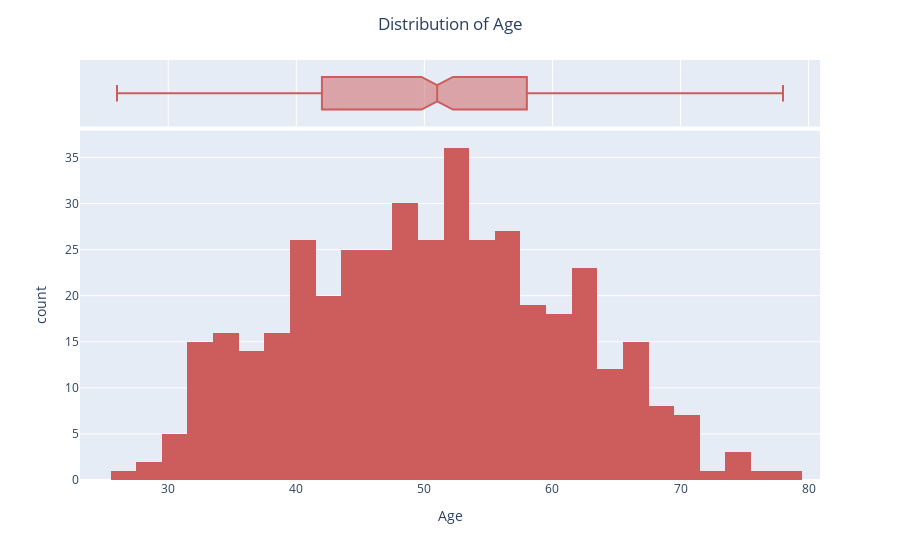
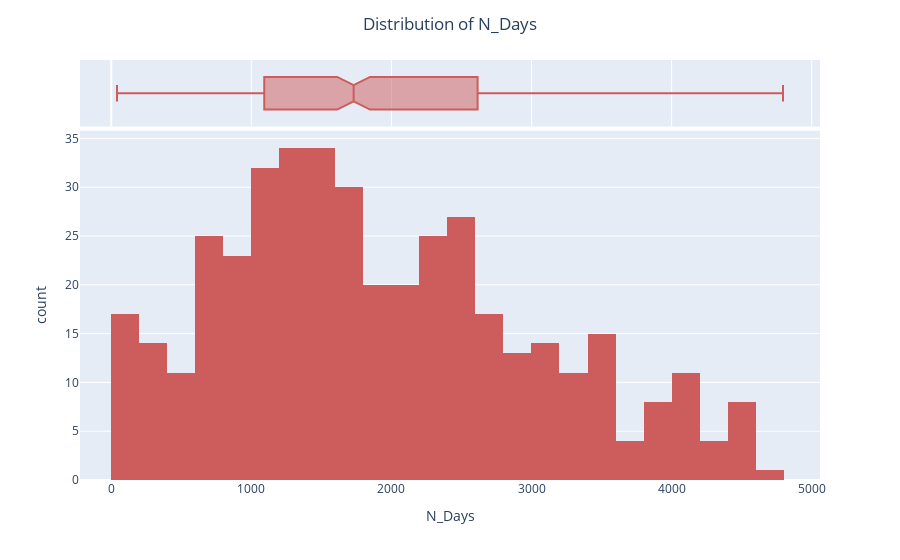
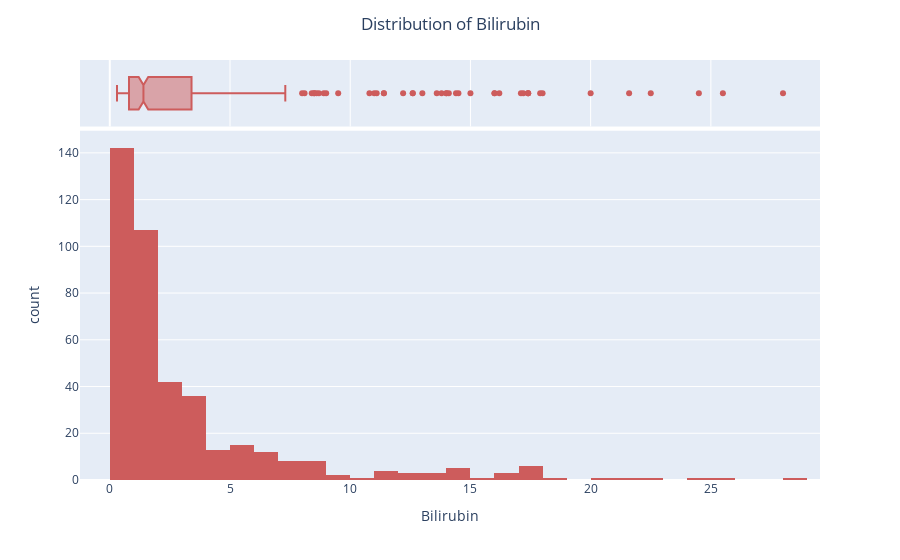
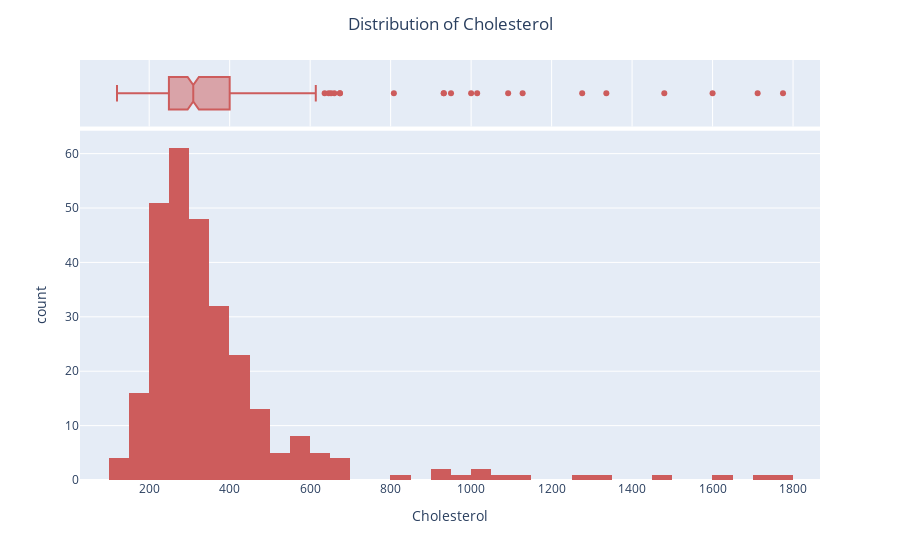

Notebook code cell kept with these figures, in order:
### Code cell
distribution_plots(df, numerical_features)

### Figure 1 — Plotly figure (JSON) as saved in the notebook; plotly's stock layout.template omitted (floating-point values rounded to 4 significant figures; data arrays with more than 128 entries replaced by an {"elided": "..."} marker saying what was removed)
{"data": [{"alignmentgroup": "True", "bingroup": "x", "hovertemplate": "Age=%{x}<br>count=%{y}<extra></extra>", "legendgroup": "", "marker": {"color": "indianred", "pattern": {"shape": ""}}, "name": "", "offsetgroup": "", "orientation": "v", "showlegend": false, "type": "histogram", "x": {"elided": "418 int values"}, "xaxis": "x", "yaxis": "y"}, {"alignmentgroup": "True", "hovertemplate": "Age=%{x}<extra></extra>", "legendgroup": "", "marker": {"color": "indianred"}, "name": "", "notched": true, "offsetgroup": "", "showlegend": false, "type": "box", "x": {"elided": "418 int values"}, "xaxis": "x2", "yaxis": "y2"}], "layout": {"barmode": "relative", "legend": {"tracegroupgap": 0}, "margin": {"t": 60}, "title": {"text": "Distribution of Age", "x": 0.5}, "xaxis": {"anchor": "y", "domain": [0, 1], "title": {"text": "Age"}}, "xaxis2": {"anchor": "y2", "domain": [0, 1], "matches": "x", "showgrid": true, "showticklabels": false}, "yaxis": {"anchor": "x", "domain": [0, 0.8316], "title": {"text": "count"}}, "yaxis2": {"anchor": "x2", "domain": [0.8416, 1], "matches": "y2", "showgrid": false, "showline": false, "showticklabels": false, "ticks": ""}}}

### Figure 2 — Plotly figure (JSON) as saved in the notebook; plotly's stock layout.template omitted (floating-point values rounded to 4 significant figures; data arrays with more than 128 entries replaced by an {"elided": "..."} marker saying what was removed)
{"data": [{"alignmentgroup": "True", "bingroup": "x", "hovertemplate": "N_Days=%{x}<br>count=%{y}<extra></extra>", "legendgroup": "", "marker": {"color": "indianred", "pattern": {"shape": ""}}, "name": "", "offsetgroup": "", "orientation": "v", "showlegend": false, "type": "histogram", "x": {"elided": "418 int values"}, "xaxis": "x", "yaxis": "y"}, {"alignmentgroup": "True", "hovertemplate": "N_Days=%{x}<extra></extra>", "legendgroup": "", "marker": {"color": "indianred"}, "name": "", "notched": true, "offsetgroup": "", "showlegend": false, "type": "box", "x": {"elided": "418 int values"}, "xaxis": "x2", "yaxis": "y2"}], "layout": {"barmode": "relative", "legend": {"tracegroupgap": 0}, "margin": {"t": 60}, "title": {"text": "Distribution of N_Days", "x": 0.5}, "xaxis": {"anchor": "y", "domain": [0, 1], "title": {"text": "N_Days"}}, "xaxis2": {"anchor": "y2", "domain": [0, 1], "matches": "x", "showgrid": true, "showticklabels": false}, "yaxis": {"anchor": "x", "domain": [0, 0.8316], "title": {"text": "count"}}, "yaxis2": {"anchor": "x2", "domain": [0.8416, 1], "matches": "y2", "showgrid": false, "showline": false, "showticklabels": false, "ticks": ""}}}

### Figure 3 — Plotly figure (JSON) as saved in the notebook; plotly's stock layout.template omitted (floating-point values rounded to 4 significant figures; data arrays with more than 128 entries replaced by an {"elided": "..."} marker saying what was removed)
{"data": [{"alignmentgroup": "True", "bingroup": "x", "hovertemplate": "Bilirubin=%{x}<br>count=%{y}<extra></extra>", "legendgroup": "", "marker": {"color": "indianred", "pattern": {"shape": ""}}, "name": "", "offsetgroup": "", "orientation": "v", "showlegend": false, "type": "histogram", "x": {"elided": "418 float values"}, "xaxis": "x", "yaxis": "y"}, {"alignmentgroup": "True", "hovertemplate": "Bilirubin=%{x}<extra></extra>", "legendgroup": "", "marker": {"color": "indianred"}, "name": "", "notched": true, "offsetgroup": "", "showlegend": false, "type": "box", "x": {"elided": "418 float values"}, "xaxis": "x2", "yaxis": "y2"}], "layout": {"barmode": "relative", "legend": {"tracegroupgap": 0}, "margin": {"t": 60}, "title": {"text": "Distribution of Bilirubin", "x": 0.5}, "xaxis": {"anchor": "y", "domain": [0, 1], "title": {"text": "Bilirubin"}}, "xaxis2": {"anchor": "y2", "domain": [0, 1], "matches": "x", "showgrid": true, "showticklabels": false}, "yaxis": {"anchor": "x", "domain": [0, 0.8316], "title": {"text": "count"}}, "yaxis2": {"anchor": "x2", "domain": [0.8416, 1], "matches": "y2", "showgrid": false, "showline": false, "showticklabels": false, "ticks": ""}}}

### Figure 4 — Plotly figure (JSON) as saved in the notebook; plotly's stock layout.template omitted (floating-point values rounded to 4 significant figures; data arrays with more than 128 entries replaced by an {"elided": "..."} marker saying what was removed)
{"data": [{"alignmentgroup": "True", "bingroup": "x", "hovertemplate": "Cholesterol=%{x}<br>count=%{y}<extra></extra>", "legendgroup": "", "marker": {"color": "indianred", "pattern": {"shape": ""}}, "name": "", "offsetgroup": "", "orientation": "v", "showlegend": false, "type": "histogram", "x": {"elided": "418 int values"}, "xaxis": "x", "yaxis": "y"}, {"alignmentgroup": "True", "hovertemplate": "Cholesterol=%{x}<extra></extra>", "legendgroup": "", "marker": {"color": "indianred"}, "name": "", "notched": true, "offsetgroup": "", "showlegend": false, "type": "box", "x": {"elided": "418 int values"}, "xaxis": "x2", "yaxis": "y2"}], "layout": {"barmode": "relative", "legend": {"tracegroupgap": 0}, "margin": {"t": 60}, "title": {"text": "Distribution of Cholesterol", "x": 0.5}, "xaxis": {"anchor": "y", "domain": [0, 1], "title": {"text": "Cholesterol"}}, "xaxis2": {"anchor": "y2", "domain": [0, 1], "matches": "x", "showgrid": true, "showticklabels": false}, "yaxis": {"anchor": "x", "domain": [0, 0.8316], "title": {"text": "count"}}, "yaxis2": {"anchor": "x2", "domain": [0.8416, 1], "matches": "y2", "showgrid": false, "showline": false, "showticklabels": false, "ticks": ""}}}
